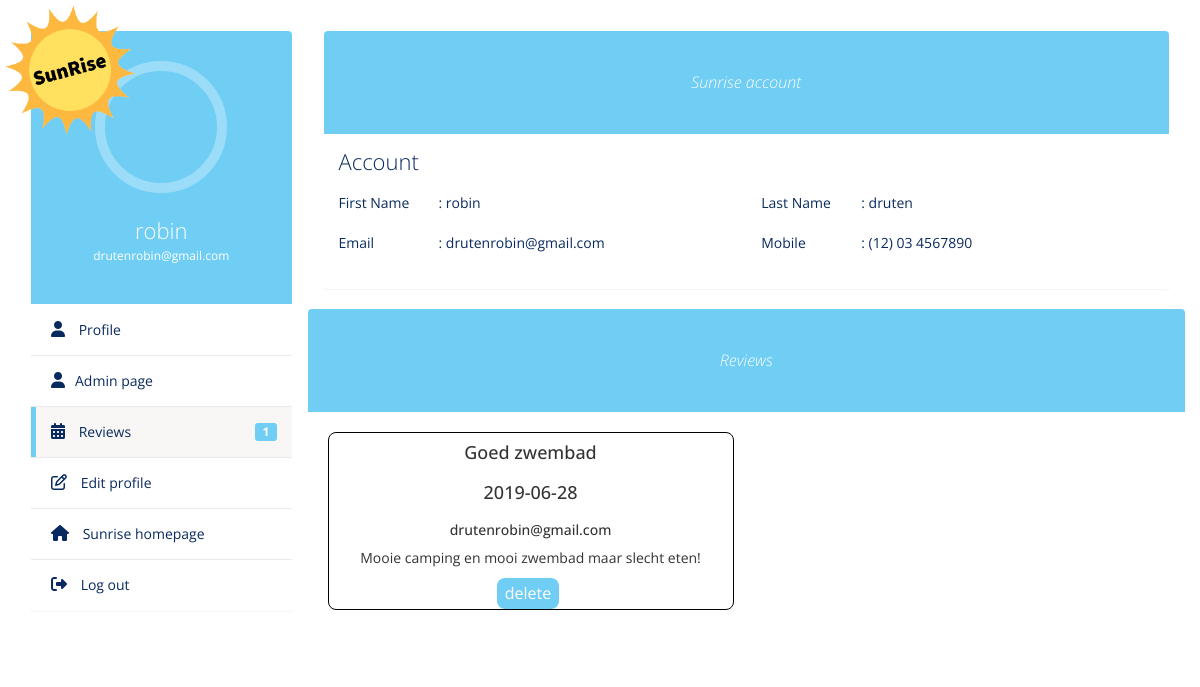
/user/userreview.php?id=1 (signed in), run on the app's committed database.
### tables this page shows
CREATE TABLE `users` (
  `userID` int(11) NOT NULL,
  `voornaam` varchar(255) NOT NULL,
  `achternaam` varchar(255) NOT NULL,
  `email` varchar(255) NOT NULL,
  `wachtwoord` varchar(255) NOT NULL,
  `admin` tinyint(1) DEFAULT NULL
);

CREATE TABLE `recensie` (
  `recensieID` int(7) NOT NULL,
  `userID` int(7) NOT NULL,
  `reisID` int(7) NOT NULL,
  `validatie` tinyint(4) NOT NULL,
  `titel` varchar(255) NOT NULL,
  `datum` date NOT NULL,
  `text` text NOT NULL,
  `sterren` int(1) NOT NULL
);

### user/userreview.php (the view, shortened to what this page needs)
<?php
global $conn;
if (isset($_GET['id'])) {
    if ($_SESSION['userID'] == $_GET['id']) {
        $sql = 'SELECT * FROM users WHERE userID = :userID';
        $stmt = $conn->prepare($sql);
        $stmt->bindParam(':userID', $_GET['id']);
        $stmt->execute();
        $row = $stmt->fetch();
    } else {
        redirect('userreview.php?id=' . $_SESSION['userID']);
        exit();
    }
} else {
    header('Location: userprofile.php');
    exit();
}
?>
<!DOCTYPE html>
<html lang="en">
  <head>
    <link
      href="//maxcdn.bootstrapcdn.com/bootstrap/3.3.0/css/bootstrap.min.css"
      rel="stylesheet"
      id="bootstrap-css"
    />
    <link rel="stylesheet" href="../CSS/styles.css" />
    <?php
    include 'includes/head.php';
    ?>
  </head>
  <body class="profile">
      <img src="../Images/sun-back.gif" class="sunrise" height="130px" alt="SunRise" />
    <div class="container bootstrap snippets bootdey">
      <div class="row">
        <div class="profile-nav col-md-3">
          <div class="panel">
            <div class="user-heading round">
              <a href="#">
                <div></div>
              </a>
              <h1><?php echo $row['voornaam']; ?></h1>
              <p><?php echo $row['email']; ?></p>
            </div>
            <ul class="nav nav-pills nav-stacked">
              <li>
                <a href="userprofile.php"> <i class="fa fa-user"></i> Profile</a>
              </li>
              <?php if (isset($_SESSION['admin'])) { ?>
                  <li>
                    <a href="../admin/admin.php"> <i class="fa fa-user"></i>Admin page</a>
                  </li>
              <?php } ?>
              <li class="active">
                <a href="userreview.php?id=<?php echo $row['userID']; ?>">
                  <i class="fa fa-calendar"></i> Reviews
                  <span class="label label-warning pull-right r-activity"
                    ><?php
                    include 'PHP/recensie.php';
                    ?></span
                  ></a
                >
              </li>
              <li>
                <a href="usereditprofile.php?id=<?php echo $row[
                    'userID'
                ]; ?>"> <i class="fa fa-edit"></i> Edit profile</a>
              </li>
              <li>
                <a href="../index.php">
                  <i class="fa fa-home"></i> Sunrise homepage</a
                >
              </li>
              <li>
                <a href="../PHP/logout.php">
                  <i class="fas fa-sign-out-alt"></i> Log out</a
                >
              </li>
            </ul>
          </div>
        </div>
        <div class="profile-info col-md-9">
          <div class="panel">
            <div class="bio-graph-heading">Sunrise account</div>
            <div class="panel-body bio-graph-info">
              <h1>Account</h1>
              <div class="row">
                <div class="bio-row">
                  <p>
                    <span>First Name </span>:
                    <?php echo $row['voornaam']; ?>
                  </p>
                </div>
                <div class="bio-row">
                  <p>
                    <span>Last Name </span>:
                    <?php echo $row['achternaam']; ?>
                  </p>
                </div>
                <div class="bio-row">
                  <p>
                    <span>Email </span>:
                    <?php echo $row['email']; ?>
                  </p>
                </div>
                <div class="bio-row">
                  <p><span>Mobile </span>: (12) 03 4567890</p>
                </div>
              </div>
            </div>
          </div>
          <div>
            <div class="row">
              <div class="bio-graph-heading">Reviews</div>
              <div class="containercon pad">
                <?php
                $recensie = new Recensie();
                $recensie->recensies($row['userID']);
                ?>
              </div>
              </div>
            </div>
          </div>
        </div>
      </div>
  </body>
</html>

### user/PHP/recensie.php (shortened to what this page needs)
<?php
class recensie
{
    public function recensies($id)
    {
        global $conn;
        $sql = 'SELECT * FROM recensie WHERE userID = :userID';
        $stmt = $conn->prepare($sql);
        $stmt->bindParam(':userID', $id);
        $stmt->execute();
        $recensie = $stmt->fetchAll();
        foreach ($recensie as $key => $value) { ?>
                <div class="box">
                <div class="header"><h4><?php echo $value[
                    'titel'
                ]; ?></h4></div>
                <div class="header"><h4><?php echo $value[
                    'datum'
                ]; ?></h4></div>
                <div class="header"><h5><?php echo $_SESSION[
                    'email'
                ]; ?></h5></div>
                <div class="bericht"><p><?php echo $value['text']; ?></p></div>
                <div class="actions">
                    <form  class="contact delete" id="delete" action="#" method="POST">
                      <button class="button delete" id="delete" type="submit" name="delete">delete</button>
                    </form>
                </div>
            </div>
                <?php }
    }
    public function getRowsNumber($userid)
    {
        global $conn;
        $sql = 'SELECT * FROM recensie WHERE userID =' . $userid;
        $stmt = $conn->prepare($sql);
        $stmt->execute();
        print $stmt->rowCount();
    }
} ?>

### CSS/styles.css (style rules this page uses)
* { padding: 0px; margin: 0px; box-sizing: border-box; scroll-behavior: smooth; font-family: "Open Sans", sans-serif; }
:root { --maincolor: #70cdf4; --second: #092a5e; }

### user/CSS/styles.css (style rules this page uses)
* { padding: 0px; margin: 0px; box-sizing: border-box; scroll-behavior: smooth; font-family: "Open Sans", sans-serif; }
:root { --maincolor: #70cdf4; --second: #092a5e; }
body.profile { background-image: url(""); }
.label-warning { background-color: var(--maincolor); }
.profile .sunrise { position: absolute; margin-top: 5px; margin-left: 5px; z-index: 2; }
.profile-nav, .profile-info { margin-top: 30px; }
.profile-nav .user-heading { background: var(--maincolor); color: #fff; border-radius: 4px 4px 0 0; -webkit-border-radius: 4px 4px 0 0; padding: 30px; text-align: center; }
.profile-nav .user-heading.round a { border-radius: 50%; -webkit-border-radius: 50%; border: 10px solid rgba(255, 255, 255, 0.3); display: inline-block; }
.profile-nav .user-heading a div { width: 112px; height: 112px; border-radius: 50%; -webkit-border-radius: 50%; }
.profile-nav .user-heading h1 { font-size: 22px; font-weight: 300; margin-bottom: 5px; }
.profile-nav .user-heading p { font-size: 12px; }
.profile-nav ul { margin-top: 1px; }
.profile-nav ul > li { border-bottom: 1px solid #ebeae6; margin-top: 0; line-height: 30px; }
.profile-nav ul > li:last-child { border-bottom: none; }
.profile-nav ul > li > a { border-radius: 0; -webkit-border-radius: 0; color: var(--second); border-left: 5px solid #fff; }
.profile-nav ul > li > a:hover, .profile-nav ul > li > a:focus, .profile-nav ul li.active a { background: #f8f7f5 !important; border-left: 5px solid var(--maincolor); color: var(--second) !important; }
.profile-nav ul > li:last-child > a:last-child { border-radius: 0 0 4px 4px; -webkit-border-radius: 0 0 4px 4px; }
.profile-nav ul > li > a > i { font-size: 16px; padding-right: 10px; color: var(--second); }
.r-activity { margin: 6px 0 0; font-size: 12px; }
.bio-graph-heading { background: var(--maincolor); color: #fff; text-align: center; font-style: italic; padding: 40px 110px; border-radius: 4px 4px 0 0; -webkit-border-radius: 4px 4px 0 0; font-size: 16px; font-weight: 300; }
.bio-graph-info { color: var(--second); }
.bio-graph-info h1 { font-size: 22px; font-weight: 300; margin: 0 0 20px; }
.bio-row { width: 50%; float: left; margin-bottom: 10px; padding: 0 15px; }
.bio-row p span { width: 100px; display: inline-block; }
.containercon { display: grid; grid-template-columns: repeat(3, minmax(0, auto)); }
.pad { padding: 20px; }
.containercon .box { height: auto; min-height: 160px; width: 80%; border: 1px solid black; border-radius: 8px; margin-bottom: 30px; }
.containercon .box .header, .containercon .box .bericht, .containercon .box .actions { display: flex; justify-content: center; }
.contact { margin-right: 5px; }
.button { background-color: var(--maincolor); border: none; color: white; padding: 4px 8px; border-radius: 8px; text-align: center; text-decoration: none; display: inline-block; font-size: 16px; }

### data on the page
users: voornaam "robin", email "drutenrobin@gmail.com", achternaam "druten"
recensie: titel "Goed zwembad", datum "2019-06-28", text "Mooie camping en mooi zwembad maar slecht eten!"

### other printed values
$stmt->rowCount() "1"
